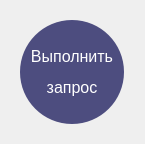
<?xml version="1.0" encoding="UTF-8"?>
<ui version="4.0">
 <class>Form</class>
 <widget class="QWidget" name="Form">
  <property name="geometry">
   <rect>
    <x>0</x>
    <y>0</y>
    <width>145</width>
    <height>144</height>
   </rect>
  </property>
  <property name="minimumSize">
   <size>
    <width>145</width>
    <height>144</height>
   </size>
  </property>
  <property name="maximumSize">
   <size>
    <width>145</width>
    <height>144</height>
   </size>
  </property>
  <property name="windowTitle">
   <string>Form</string>
  </property>
  <layout class="QVBoxLayout" name="verticalLayout_5">
   <item>
    <widget class="QFrame" name="circularProgressBarBase">
     <property name="frameShape">
      <enum>QFrame::NoFrame</enum>
     </property>
     <property name="frameShadow">
      <enum>QFrame::Raised</enum>
     </property>
     <layout class="QVBoxLayout" name="verticalLayout_4">
      <property name="leftMargin">
       <number>0</number>
      </property>
      <property name="topMargin">
       <number>0</number>
      </property>
      <property name="rightMargin">
       <number>0</number>
      </property>
      <property name="bottomMargin">
       <number>0</number>
      </property>
      <item>
       <widget class="QFrame" name="circularBg">
        <property name="styleSheet">
         <string notr="true"/>
        </property>
        <property name="frameShape">
         <enum>QFrame::NoFrame</enum>
        </property>
        <property name="frameShadow">
         <enum>QFrame::Raised</enum>
        </property>
        <layout class="QVBoxLayout" name="verticalLayout_3" stretch="0">
         <property name="spacing">
          <number>0</number>
         </property>
         <property name="leftMargin">
          <number>0</number>
         </property>
         <property name="topMargin">
          <number>0</number>
         </property>
         <property name="rightMargin">
          <number>0</number>
         </property>
         <property name="bottomMargin">
          <number>0</number>
         </property>
         <item>
          <widget class="QFrame" name="circularProgress">
           <property name="maximumSize">
            <size>
             <width>122</width>
             <height>122</height>
            </size>
           </property>
           <property name="styleSheet">
            <string notr="true"/>
           </property>
           <property name="frameShape">
            <enum>QFrame::NoFrame</enum>
           </property>
           <property name="frameShadow">
            <enum>QFrame::Raised</enum>
           </property>
           <layout class="QVBoxLayout" name="verticalLayout_2">
            <item>
             <widget class="QFrame" name="container">
              <property name="styleSheet">
               <string notr="true">#container{
	border-radius: 52px;
	background-color: rgb(77, 77, 127);
}

#container:hover{
	border-radius: 52px;
	background-color: rgb(138, 99, 255);
}
</string>
              </property>
              <property name="frameShape">
               <enum>QFrame::NoFrame</enum>
              </property>
              <property name="frameShadow">
               <enum>QFrame::Raised</enum>
              </property>
              <layout class="QVBoxLayout" name="verticalLayout">
               <property name="leftMargin">
                <number>0</number>
               </property>
               <property name="rightMargin">
                <number>0</number>
               </property>
               <item>
                <layout class="QGridLayout" name="gridLayout">
                 <item row="0" column="0">
                  <widget class="QLabel" name="labelTitle">
                   <property name="font">
                    <font>
                     <family>Segoe UI</family>
                     <pointsize>12</pointsize>
                    </font>
                   </property>
                   <property name="styleSheet">
                    <string notr="true">#labelTitle{background-color: none;
color: #FFFFFF}</string>
                   </property>
                   <property name="text">
                    <string>&lt;html&gt;&lt;head/&gt;&lt;body&gt;&lt;p&gt;&lt;span style=&quot; font-weight:400; color:#fff;&quot;&gt;Выполнить&lt;/span&gt;&lt;/p&gt;&lt;p&gt;&lt;span style=&quot; font-weight:400; color:#fff;&quot;&gt; запрос&lt;/span&gt;&lt;/p&gt;&lt;/body&gt;&lt;/html&gt;</string>
                   </property>
                   <property name="alignment">
                    <set>Qt::AlignCenter</set>
                   </property>
                  </widget>
                 </item>
                </layout>
               </item>
              </layout>
             </widget>
            </item>
           </layout>
          </widget>
         </item>
        </layout>
       </widget>
      </item>
     </layout>
    </widget>
   </item>
  </layout>
 </widget>
 <resources/>
 <connections/>
</ui>
